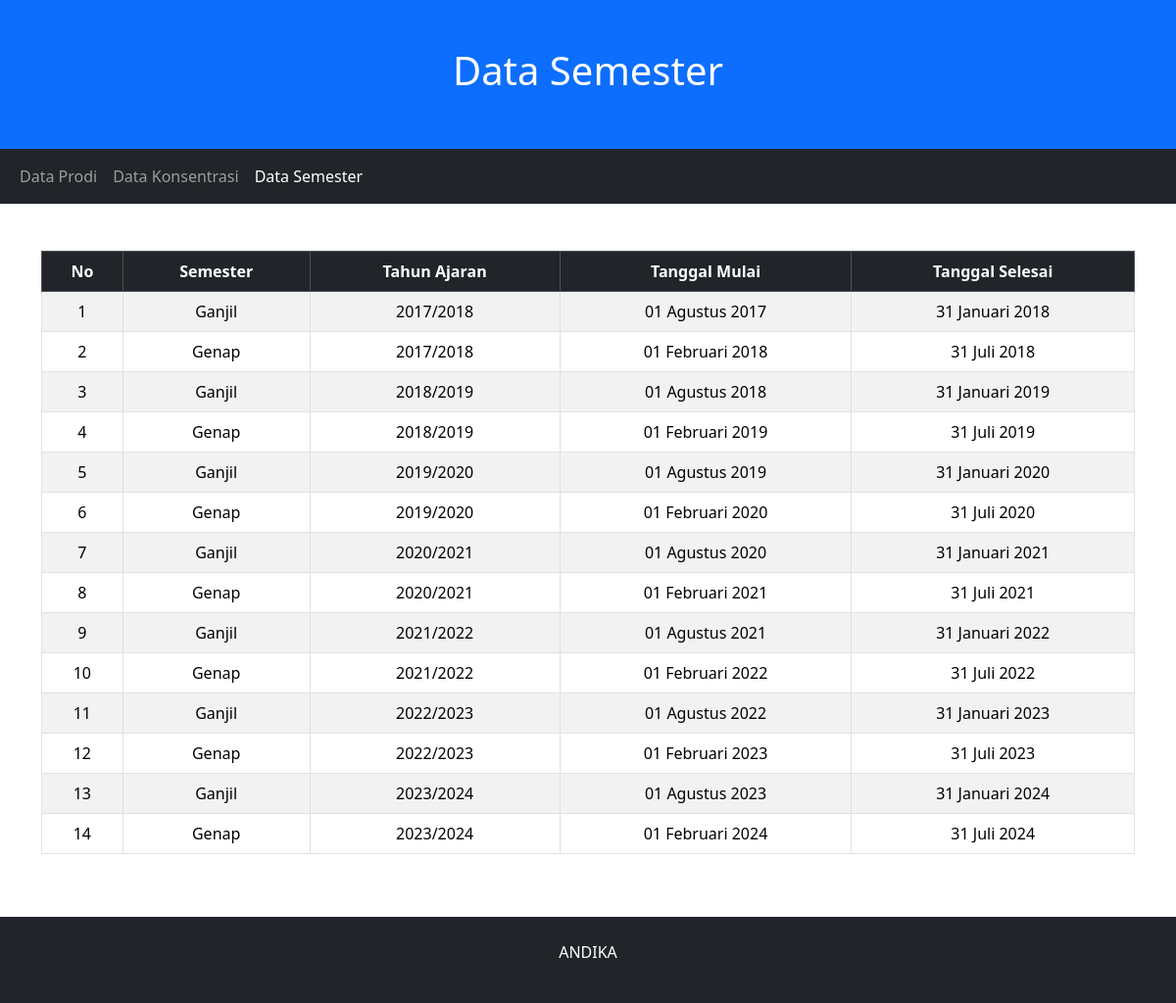
Page /semester.php on the committed database.
### tables this page shows
CREATE TABLE `semester` (
  `id` bigint UNSIGNED NOT NULL,
  `semester` enum('Ganjil','Genap') NOT NULL,
  `tahun_ajaran` varchar(255) NOT NULL,
  `tanggal_mulai` date NOT NULL,
  `tanggal_selesai` date NOT NULL,
  `created_at` timestamp NULL DEFAULT NULL,
  `updated_at` timestamp NULL DEFAULT NULL
);

### function.php (called while the page is built)
<?php
function tgl_indo($tanggal){
	$bulan = array (
		1 =>   'Januari',
		'Februari',
		'Maret',
		'April',
		'Mei',
		'Juni',
		'Juli',
		'Agustus',
		'September',
		'Oktober',
		'November',
		'Desember'
	);
	$pecahkan = explode('-', $tanggal);
	return $pecahkan[2] . ' ' . $bulan[ (int)$pecahkan[1] ] . ' ' . $pecahkan[0];
}

### semester.php (the view, shortened to what this page needs)
<?php
include "connect.php";
include "function.php";
?>
<!DOCTYPE html>
<html lang="en">
<head>
  <link href="bootstrap.min.css" rel="stylesheet">
</head>
<body>
<div class="p-5 bg-primary text-white text-center">
  <h1>Data Semester</h1>
</div>
<nav class="navbar navbar-expand-sm bg-dark navbar-dark">
  <div class="container-fluid">
    <ul class="navbar-nav">
      <li class="nav-item">
        <a class="nav-link " href="index.php">Data Prodi</a>
      </li>
      <li class="nav-item">
        <a class="nav-link " href="konsentrasi.php">Data Konsentrasi</a>
      </li>
      <li class="nav-item">
        <a class="nav-link active " href="semester.php">Data Semester</a>
      </li>
    </ul>
  </div>
</nav>
<div class="container mt-5">
  <div class="row">
    <div class="col-12">
    	<div class="table-responsive">
   <table class="table table-bordered table-hover table-striped">
      <thead class="table-dark">
        <tr>
          <th class="text-center">No</th>
          <th class="text-center">Semester</th>
          <th class="text-center">Tahun Ajaran</th>
          <th class="text-center">Tanggal Mulai</th>
          <th class="text-center">Tanggal Selesai</th>
        </tr>
      </thead>
      <tbody>
      	<?php
      	$sql = "SELECT * from semester";
		$result = $conn->query($sql);
		if ($result->num_rows > 0) {
			$no=1;
		  while($row = $result->fetch_assoc()) {
		    ?>
		    <tr>
          <td class="text-center"><?= $no; ?></td>
          <td class="text-center"><?= $row['semester'] ?></td>
          <td class="text-center"><?= $row['tahun_ajaran'] ?></td>
          <td class="text-center"><?= tgl_indo($row['tanggal_mulai']) ?></td>
          <td class="text-center"><?= tgl_indo($row['tanggal_selesai']) ?></td>
        </tr>
		    <?php
		    $no++;
		  }
		} else {
		  echo "0 results";
		}
      	 ?>
      </tbody>
    </table>
  </div>
</div>
    </div>
  </div>
<div class="mt-5 p-4 bg-dark text-white text-center">
  <p>ANDIKA</p>
</div>
</body>
</html>

### rows in the picture
semester: semester "Ganjil", tahun_ajaran "2017/2018", tanggal_mulai "01 Agustus 2017", tanggal_selesai "31 Januari 2018"
semester: semester "Genap", tahun_ajaran "2017/2018", tanggal_mulai "01 Februari 2018", tanggal_selesai "31 Juli 2018"
semester: semester "Ganjil", tahun_ajaran "2018/2019", tanggal_mulai "01 Agustus 2018", tanggal_selesai "31 Januari 2019"
semester: semester "Genap", tahun_ajaran "2018/2019", tanggal_mulai "01 Februari 2019", tanggal_selesai "31 Juli 2019"
semester: semester "Ganjil", tahun_ajaran "2019/2020", tanggal_mulai "01 Agustus 2019", tanggal_selesai "31 Januari 2020"
semester: semester "Genap", tahun_ajaran "2019/2020", tanggal_mulai "01 Februari 2020", tanggal_selesai "31 Juli 2020"
semester: semester "Ganjil", tahun_ajaran "2020/2021", tanggal_mulai "01 Agustus 2020", tanggal_selesai "31 Januari 2021"
semester: semester "Genap", tahun_ajaran "2020/2021", tanggal_mulai "01 Februari 2021", tanggal_selesai "31 Juli 2021"
semester: semester "Ganjil", tahun_ajaran "2021/2022", tanggal_mulai "01 Agustus 2021", tanggal_selesai "31 Januari 2022"
semester: semester "Genap", tahun_ajaran "2021/2022", tanggal_mulai "01 Februari 2022", tanggal_selesai "31 Juli 2022"
semester: semester "Ganjil", tahun_ajaran "2022/2023", tanggal_mulai "01 Agustus 2022", tanggal_selesai "31 Januari 2023"
semester: semester "Genap", tahun_ajaran "2022/2023", tanggal_mulai "01 Februari 2023", tanggal_selesai "31 Juli 2023"
semester: semester "Ganjil", tahun_ajaran "2023/2024", tanggal_mulai "01 Agustus 2023", tanggal_selesai "31 Januari 2024"
semester: semester "Genap", tahun_ajaran "2023/2024", tanggal_mulai "01 Februari 2024", tanggal_selesai "31 Juli 2024"
